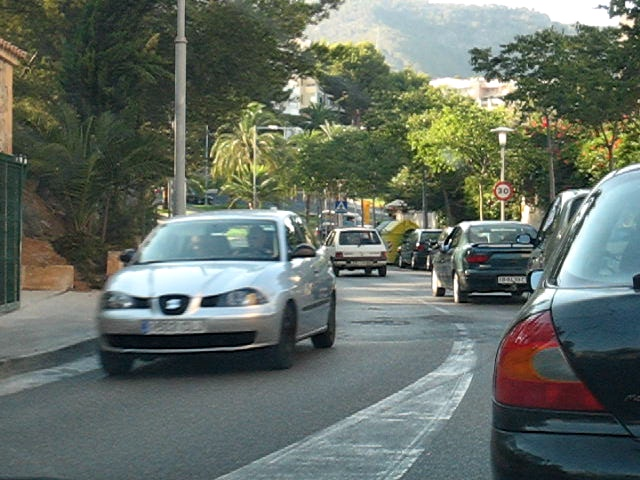
//> input picture car1.jpg, 640 x 480 px
$ ./cmb   (built with g++ and OpenCV 4)
//> lines starting //> are read from the running program, lines starting //| are printed output that depends on the picture
#include "opencv2/imgproc/imgproc.hpp"
#include "opencv2/highgui/highgui.hpp"
#include <stdlib.h>
#include <stdio.h>

using namespace cv;

/// 全局变量
Mat src, dst;
int top, bottom, left, right;
int borderType;
Scalar value;
RNG rng(12345);

/** @函数 main  */
int main( int argc, char** argv )
{

  int c;

  /// 装载图像
  src = imread("car1.jpg");
//> src is the input picture: 480 rows x 640 cols, CV_8UC3; mean B, G, R 100.4, 109.5, 100

  if( !src.data )
  { return -1;
    printf(" No data entered, please enter the path to an image file \n");
  }

  /// 初始化输入参数
  top = (int) (0.05*src.rows); bottom = (int) (0.05*src.rows);
//> after `top =(int)(0.05 * src.rows)`: top = 24
//> after `bottom =(int)(0.05 * src.rows)`: bottom = 24
  left = (int) (0.05*src.cols); right = (int) (0.05*src.cols);
//> after `left =(int)(0.05 * src.cols)`: left = 32
//> after `right =(int)(0.05 * src.cols)`: right = 32
  dst = src;

  namedWindow( "src", CV_WINDOW_AUTOSIZE );
  imshow( "src", dst );

  value = Scalar( rng.uniform(0, 255), rng.uniform(0, 255), rng.uniform(0, 255) );
  copyMakeBorder( src, dst, top, bottom, left, right, BORDER_CONSTANT, value );
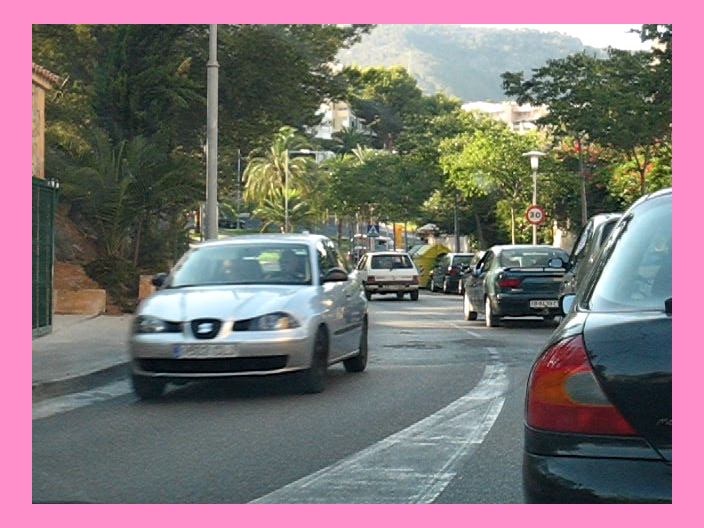
//> dst: 528 rows x 704 cols, CV_8UC3; mean B, G, R 118.2, 115.3, 126.7
  namedWindow( "constant", CV_WINDOW_AUTOSIZE );
  imshow( "constant", dst );

  copyMakeBorder( src, dst, top, bottom, left, right, BORDER_REPLICATE, value );
  namedWindow( "replicate", CV_WINDOW_AUTOSIZE );
  imshow( "replicate", dst );

  copyMakeBorder( src, dst, top, bottom, left, right, BORDER_REFLECT, value );
  namedWindow( "reflect", CV_WINDOW_AUTOSIZE );
  imshow( "reflect", dst );

  copyMakeBorder( src, dst, top, bottom, left, right, BORDER_REFLECT_101, value );
  namedWindow( "reflect 101", CV_WINDOW_AUTOSIZE );
  imshow( "reflect 101", dst );

  copyMakeBorder( src, dst, top, bottom, left, right, BORDER_WRAP, value );
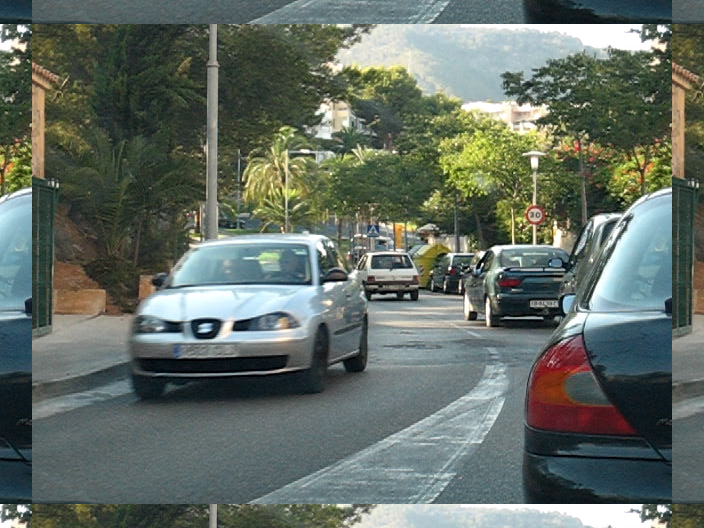
//> dst: 528 rows x 704 cols, CV_8UC3; mean B, G, R 101, 109.4, 99.5
  namedWindow( "wrap", CV_WINDOW_AUTOSIZE );
  imshow( "wrap", dst );

  copyMakeBorder( src, dst, top, bottom, left, right, BORDER_DEFAULT, value );
  namedWindow( "default", CV_WINDOW_AUTOSIZE );
  imshow( "default", dst );

  waitKey(0);

  return 0;
}
